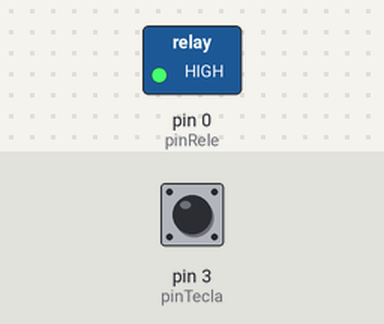
This sketch was run on a simulated Arduino Uno, built with avr-gcc and run on an emulated ATmega328P. Shown: switched loads named in the sketch (green lamp = pin HIGH). The inputs (shaded band) are chosen by the test bench; at power-on: pin 3 (pinTecla) HIGH.

Above: at 1.2 s.
1.3 s: pin 3 (pinTecla) pulled LOW for 0.15 s
At 2.3 s:
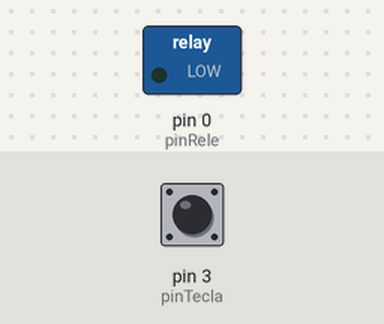
Timing chart, 0 to 4.3 s (numbered marks = the images above; inputs shaded):
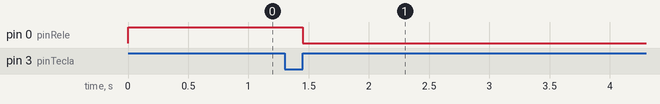

Measured:
- after the input at 1.3 s, pin 0 (pinRele): HIGH → LOW after 0.15 s

The sketch:

Temporizador.ino
```cpp
/*
 * Temporizador
 * DQ - 18/02/18
 */

 // Pinos utilizados
const int pinTecla = 3;
const int pinRele = 0;
const int pinPot = A1;

void setup() {
  // Iniciação do relê
  // Nível alto no pino = relê desligado
  pinMode (pinRele, OUTPUT);
  digitalWrite(pinRele, HIGH);

  // Iniciação do botão
  pinMode (pinTecla, INPUT_PULLUP);

  // Iniciação do potenciômetro
  analogReference(DEFAULT);
}

void loop() {

  // Espera apertar o botão
  while (digitalRead(pinTecla) == HIGH) {
    delay(10);
  }

  // Lê o potenciômetro
  int pot = analogRead(pinPot);

  // Espera soltar o botão
  while (digitalRead(pinTecla) == LOW) {
    delay(10);
  }

  // Aciona o relê por um tempo proporcional à leitura
  long tempo = 10L*60L*pot + 1000L;
  digitalWrite(pinRele, LOW);
  delay (tempo);
  digitalWrite(pinRele, HIGH);
}
```
